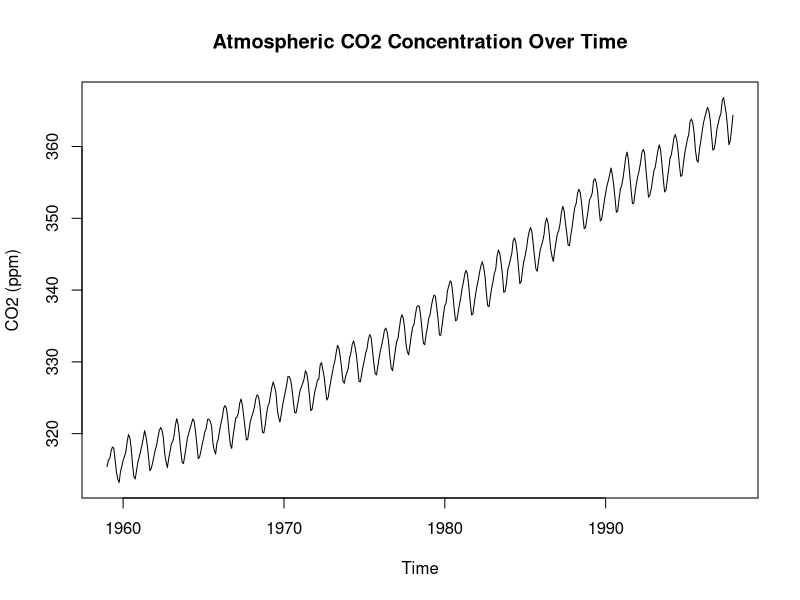
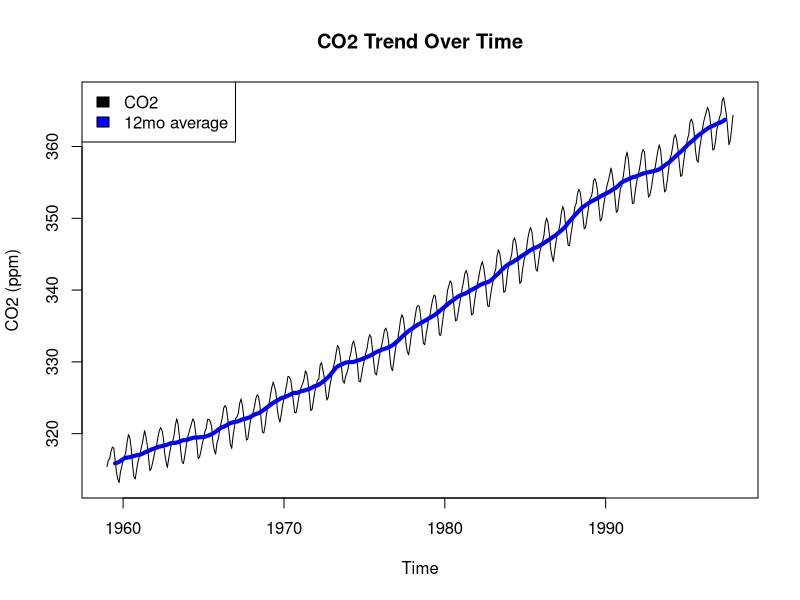
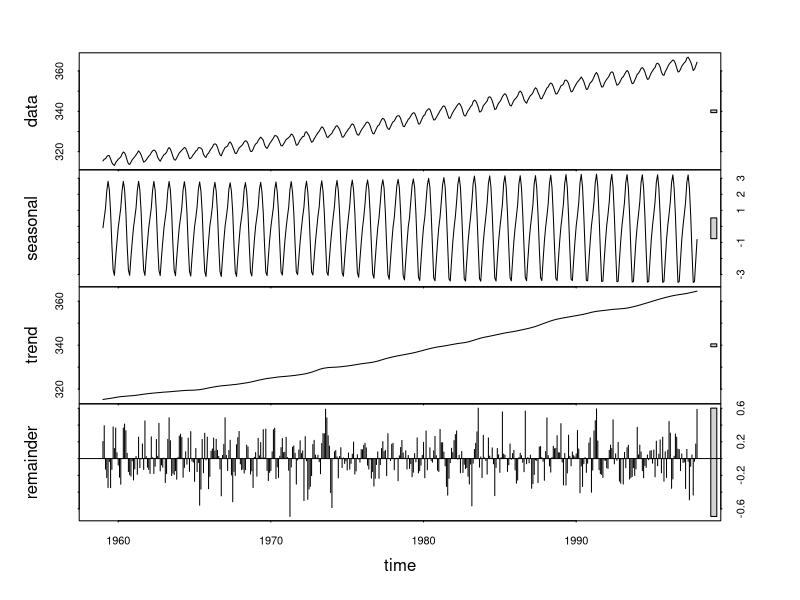
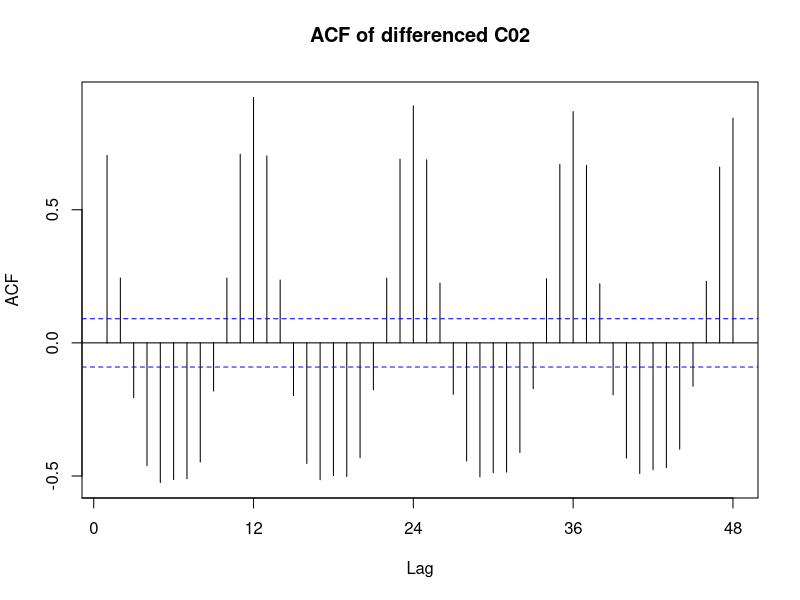
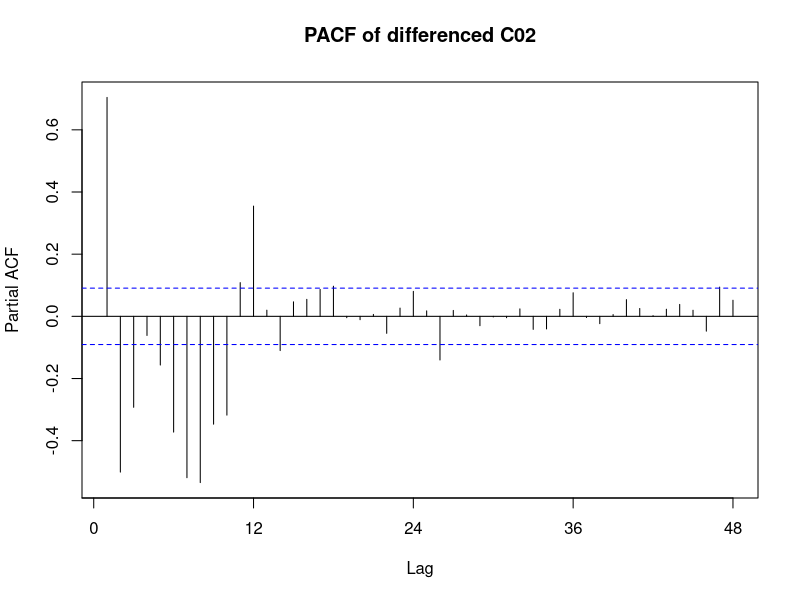
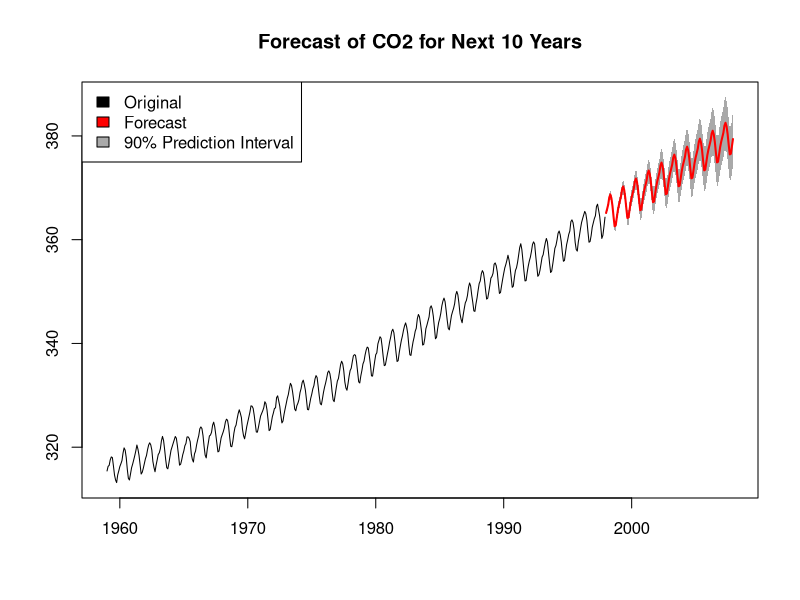

Write R code to recreate these figures, in order.
## ---- chunk 1
# Install the package if needed
# install.packages("forecast")
## ---- chunk 2
library(forecast)

# Load co2 dataset from the `datasets` package
data(co2)
str(co2)
## ---- chunk 3
plot(co2, main = "Atmospheric CO2 Concentration Over Time",
        ylab = "CO2 (ppm)")
## ---- chunk 4
moving_average_12mo <- ma(co2, order = 12)

plot(co2, main = "CO2 Trend Over Time", ylab = "CO2 (ppm)")
lines(moving_average_12mo, col = "blue", lwd = 4)
legend("topleft", legend = c("CO2", "12mo average"), fill = c("black", "blue"))
## ---- chunk 5
# Seasonal decomposition
decomposition <- stl(co2, s.window = 12)
plot(decomposition)
## ---- chunk 6
# Use differenced series for ACF/PACF
diff_co2 <- diff(co2)

Acf(diff_co2, lag.max = 48, main = "ACF of differenced C02")
## ---- chunk 7
Pacf(diff_co2, lag.max = 48, main = "PACF of differenced C02")
## ---- chunk 8
# Fit SARIMA model 
sarima_model <- Arima(co2, order = c(1,1,1), seasonal = c(1,1,2))
sarima_model
## ---- chunk 9
# Forecast 48 months into the future
forecast_48mo <- forecast(sarima_model, h = 120, level = 90)
## ---- chunk 10
# Plot forecast
plot(forecast_48mo, fcol = "red", shadecols = "darkgrey",
     main = "Forecast of CO2 for Next 10 Years")
legend("topleft", legend = c("Original", "Forecast", "90% Prediction Interval"),
       fill = c("black", "red", "darkgrey"))
